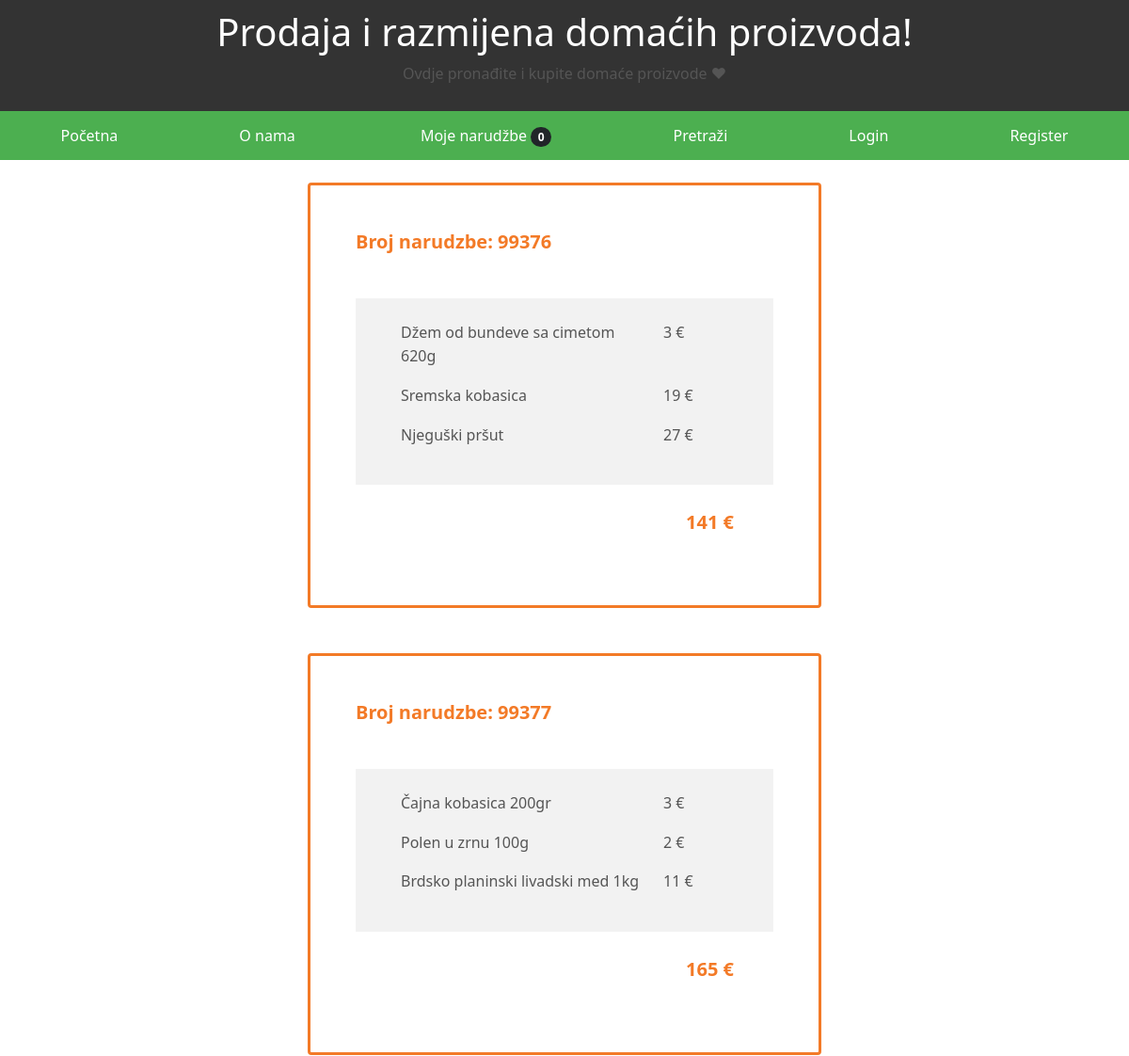
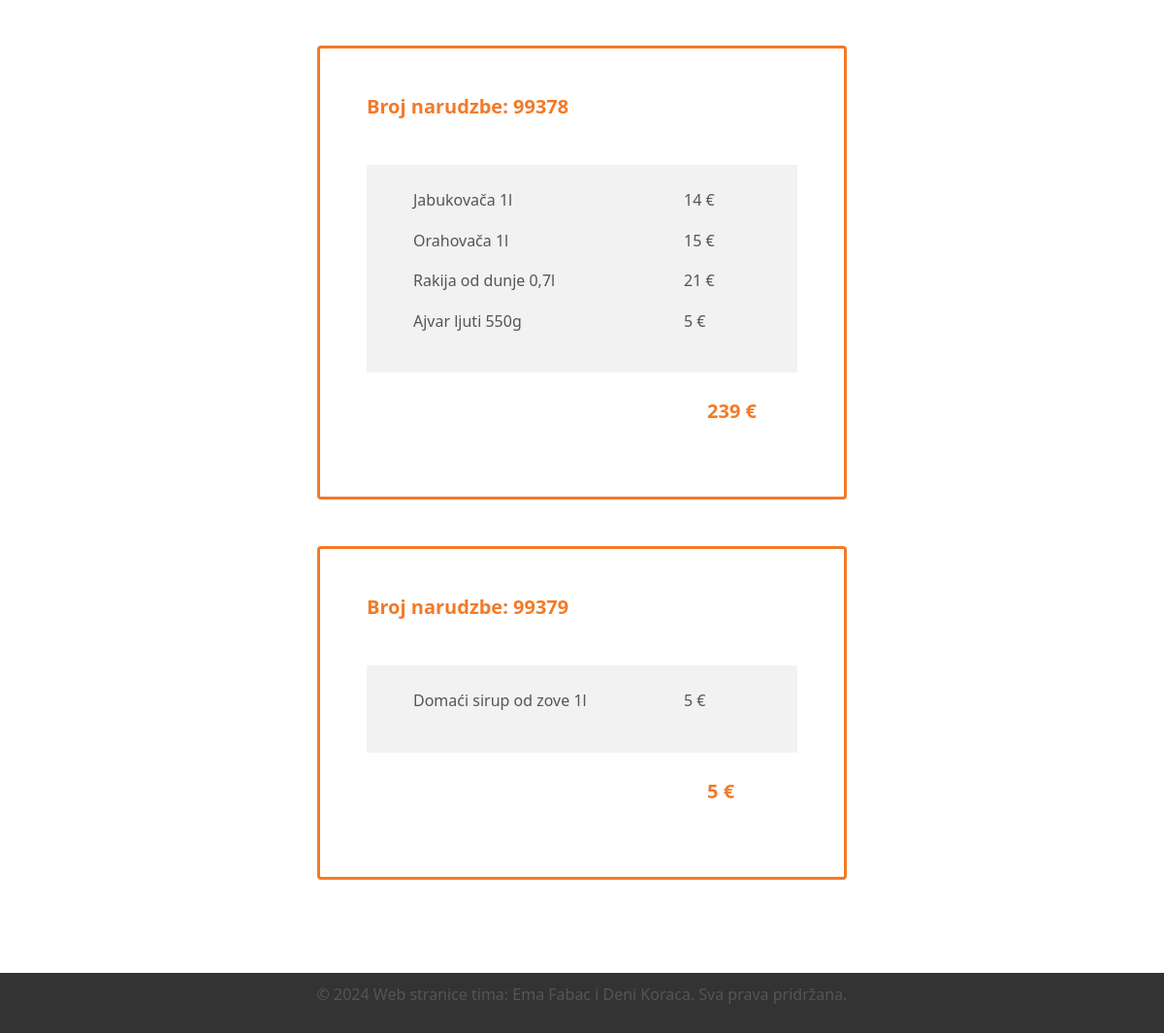
Page /narudzba/ on the committed database (2 pictures, top to bottom).
### main/models.py (models this page shows, shortened)
class Narudzba(models.Model):
    id_narudzbe = models.AutoField(primary_key=True)
    ukupna_cijena = models.IntegerField()
    narudzba_proizvod = models.ManyToManyField(Proizvod)
    narudzba_korisnik = models.ForeignKey(Korisnik,null=True, on_delete=models.CASCADE)

class Proizvod(models.Model):
    id_proizvoda = models.CharField(max_length=5)
    naziv_proizvoda = models.CharField(max_length=100)
    cijena_proizvoda = models.IntegerField()
    opis_proizvoda = models.TextField()
    slika_proizvoda = models.ImageField(null=True, blank=True, upload_to="images/")
    proizvod_kategorija = models.ForeignKey(Kategorija, related_name='proizvodi', on_delete=models.CASCADE)
    proizvod_korisnik = models.ForeignKey(Korisnik,default=1, on_delete=models.CASCADE)

### main/views.py (the view)
# urls.py: path('narudzba/', views.NarudzbaPopis.as_view(), name='popis'),
class NarudzbaPopis(ListView):
    model=Narudzba
    template_name = 'mojanarudzba.html'

### main/cart.py (called while the page is built)
	def __len__ (self):
		return len(self.cart)

### main/context_processors.py (called while the page is built)
def cart(request):
    return {'cart': Cart(request)}

### main/templates/mojanarudzba.html
{% extends "landing.html" %}
{% block content %}
<br/>
        <div class="container" >
          {% for narudzba in narudzba_list %}
          <div class="row d-flex justify-content-center align-items-center h-50">
            <div class="col-lg-8 col-xl-6">
              <div class="card border-top border-bottom border-3" style="border-color: #f37a27 !important;">
                <div class="card-body p-5">
                  <h1 class="lead fw-bold mb-5" style="color: #f37a27;">Broj narudzbe: {{ narudzba.id_narudzbe }}</h1>
                  <div class="mx-n5 px-5 py-4" style="background-color: #f2f2f2;">
                    <div class="row">
                        {% for proizvod in narudzba.narudzba_proizvod.all %}
                      <div class="col-md-8 col-lg-9">
                        <p>{{ proizvod.naziv_proizvoda }}</p>
                      </div>
                      <div class="col-md-4 col-lg-3">
                        <p>{{ proizvod.cijena_proizvoda }} €</p>
                      </div>
                      {% endfor %}
                    </div>
                  </div>
                  <div class="row my-4">
                    <div class="col-md-4 offset-md-8 col-lg-3 offset-lg-9">
                      <p class="lead fw-bold mb-0" style="color: #f37a27;">{{ narudzba.ukupna_cijena }} €</p>
                    </div>
                  </div>
                </div>
              </div>
            </div>
          </div>
          <br/>
          <br/>
          {% endfor %}
        </div>
<br/>
<br/>
{% endblock %}

### main/static/style.css (style rules this page uses)
* { box-sizing: border-box; margin: 0; padding: 0; }
body { font-family: 'Arial', sans-serif; background-color: #f4f4f4; }
p { color: #555; font-size: 16px; line-height: 1.6; margin-bottom: 15px; }

### rows in the picture
Narudzba: id_narudzbe "99376", ukupna_cijena "141"
Proizvod: naziv_proizvoda "Džem od bundeve sa cimetom 620g", cijena_proizvoda "3"
Proizvod: naziv_proizvoda "Sremska kobasica", cijena_proizvoda "19"
Proizvod: naziv_proizvoda "Njeguški pršut", cijena_proizvoda "27"
Narudzba: id_narudzbe "99377", ukupna_cijena "165"
Proizvod: naziv_proizvoda "Čajna kobasica 200gr", cijena_proizvoda "3"
Proizvod: naziv_proizvoda "Polen u zrnu 100g", cijena_proizvoda "2"
Proizvod: naziv_proizvoda "Brdsko planinski livadski med 1kg", cijena_proizvoda "11"
Narudzba: id_narudzbe "99378", ukupna_cijena "239"
Proizvod: naziv_proizvoda "Jabukovača 1l", cijena_proizvoda "14"
Proizvod: naziv_proizvoda "Orahovača 1l", cijena_proizvoda "15"
Proizvod: naziv_proizvoda "Rakija od dunje 0,7l", cijena_proizvoda "21"
Proizvod: naziv_proizvoda "Ajvar ljuti 550g", cijena_proizvoda "5"
Narudzba: id_narudzbe "99379", ukupna_cijena "5"
Proizvod: naziv_proizvoda "Domaći sirup od zove 1l", cijena_proizvoda "5"

### other values in the picture
{{ cart|length }} "0"
